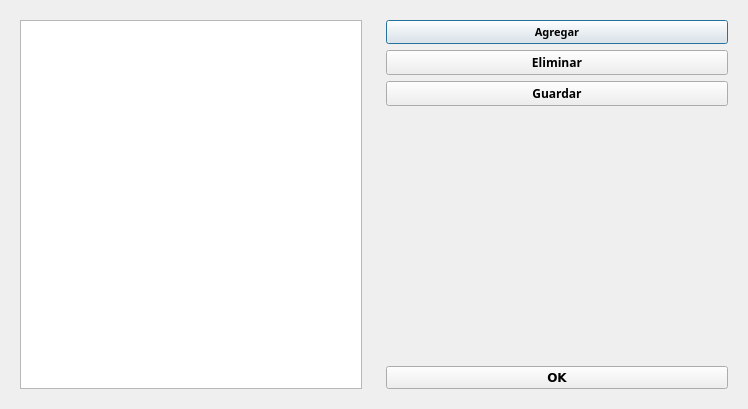
<?xml version="1.0" encoding="UTF-8"?>
<ui version="4.0">
 <class>Productos</class>
 <widget class="QDialog" name="Productos">
  <property name="geometry">
   <rect>
    <x>0</x>
    <y>0</y>
    <width>748</width>
    <height>409</height>
   </rect>
  </property>
  <property name="windowTitle">
   <string>Productos</string>
  </property>
  <property name="windowIcon">
   <iconset resource="recursos.qrc">
    <normaloff>:/recursos/mercado.png</normaloff>:/recursos/mercado.png</iconset>
  </property>
  <layout class="QHBoxLayout" name="horizontalLayout">
   <item>
    <widget class="QWidget" name="widget" native="true">
     <layout class="QVBoxLayout" name="verticalLayout_3">
      <item>
       <widget class="QTableWidget" name="outProductos_2"/>
      </item>
     </layout>
    </widget>
   </item>
   <item>
    <widget class="QWidget" name="widget_2" native="true">
     <layout class="QVBoxLayout" name="verticalLayout_4">
      <item>
       <widget class="QPushButton" name="cmdAgregar_2">
        <property name="font">
         <font>
          <family>Verdana Pro Cond Semibold</family>
          <pointsize>8</pointsize>
          <weight>75</weight>
          <bold>true</bold>
         </font>
        </property>
        <property name="text">
         <string>Agregar</string>
        </property>
       </widget>
      </item>
      <item>
       <widget class="QPushButton" name="cmdEliminar_2">
        <property name="font">
         <font>
          <family>Verdana Pro Cond Semibold</family>
          <weight>75</weight>
          <bold>true</bold>
         </font>
        </property>
        <property name="text">
         <string>Eliminar</string>
        </property>
       </widget>
      </item>
      <item>
       <widget class="QPushButton" name="cmdGuardar_2">
        <property name="font">
         <font>
          <family>Verdana Pro Cond Semibold</family>
          <weight>75</weight>
          <bold>true</bold>
         </font>
        </property>
        <property name="text">
         <string>Guardar</string>
        </property>
       </widget>
      </item>
      <item>
       <spacer name="verticalSpacer_2">
        <property name="orientation">
         <enum>Qt::Vertical</enum>
        </property>
        <property name="sizeHint" stdset="0">
         <size>
          <width>20</width>
          <height>40</height>
         </size>
        </property>
       </spacer>
      </item>
      <item>
       <spacer name="horizontalSpacer_2">
        <property name="orientation">
         <enum>Qt::Horizontal</enum>
        </property>
        <property name="sizeHint" stdset="0">
         <size>
          <width>40</width>
          <height>20</height>
         </size>
        </property>
       </spacer>
      </item>
      <item>
       <widget class="QPushButton" name="cmdOK">
        <property name="font">
         <font>
          <family>Verdana</family>
          <weight>75</weight>
          <bold>true</bold>
         </font>
        </property>
        <property name="text">
         <string>OK</string>
        </property>
       </widget>
      </item>
     </layout>
    </widget>
   </item>
  </layout>
 </widget>
 <resources>
  <include location="recursos.qrc"/>
 </resources>
 <connections/>
</ui>
